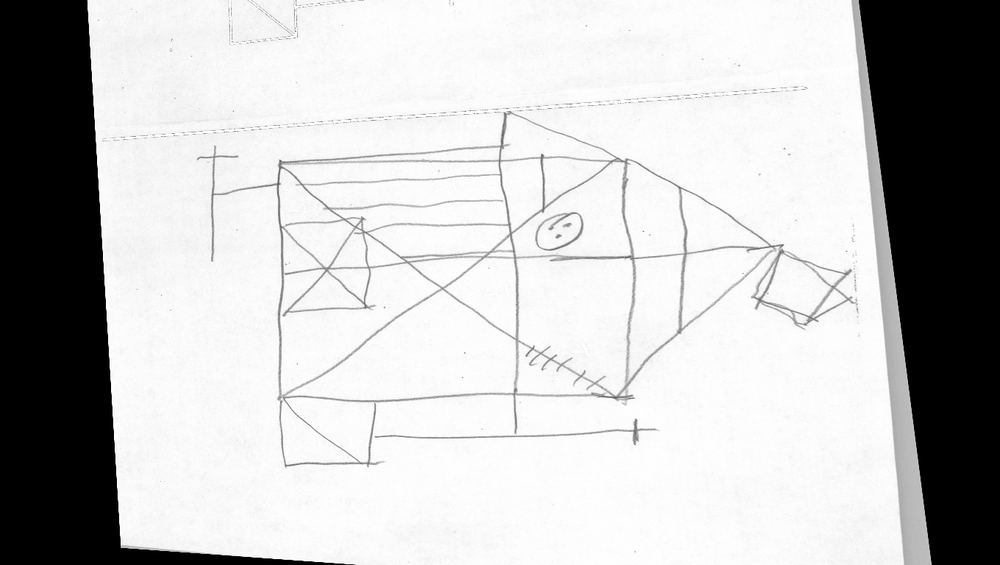
#> input picture AGO2018.png, 1000 x 565 px, shrunk from 1360 x 768 before the run
$ python edgeDetection.py
#> lines starting #> are read from the running program, lines starting #| are printed output that depends on the picture; after the words box and inside, x2 and y2 are one past the last pixel; in counts of white or black regions, pixels touching at a corner belong together
import numpy as np
import cv2
from matplotlib import pyplot as plt


def maxDeviationThresh(hist):
    maximum = max(hist)
    index_max = list(hist).index(maximum)
    index_min = 0
    for i in range(index_max, -1, -1):
        if not hist[i] and i < index_max - 1:
            index_min = i
            break
    distances = []
    x1 = index_min
    y1 = hist[index_min]
    x2 = index_max
    y2 = hist[index_max]
    for i in range(index_min + 1, index_max):
        x0 = i
        y0 = hist[i]
        distance = np.abs((y2 - y1) * x0 - (x2 - x1) * y0 + x2 * y1 - y2 * x1) / np.sqrt(
            (y2 - y1) ** 2 + (x2 - x1) ** 2)
        distances.append(distance)

    T_index = distances.index(max(distances))
    return T_index + index_min


def extractDrawing(img):
    dst = cv2.bilateralFilter(img, 10, sigmaColor=15, sigmaSpace=15)
    max_occ = np.bincount(dst[dst > 0]).argmax()
    mask = dst == 0
    dst[mask] = max_occ
    hist, _ = np.histogram(dst.flatten(), range(257))
    thresh_val = maxDeviationThresh(hist)
    threshed = np.ones(dst.shape, np.uint8)*255
    mask = dst < thresh_val
    threshed[mask] = 0
    return threshed

if __name__ == '__main__':
    img = cv2.imread('../AGO2018.png', cv2.IMREAD_GRAYSCALE)
#> img is the input picture: shape (565, 1000); min 0, max 255, mean 193.3
    cv2.imshow('result', extractDrawing(img))
#> in extractDrawing, `max_occ = np.bincount(dst[dst > 0]).argmax()`: max_occ = 252
#> in extractDrawing, `mask = dst == 0`:
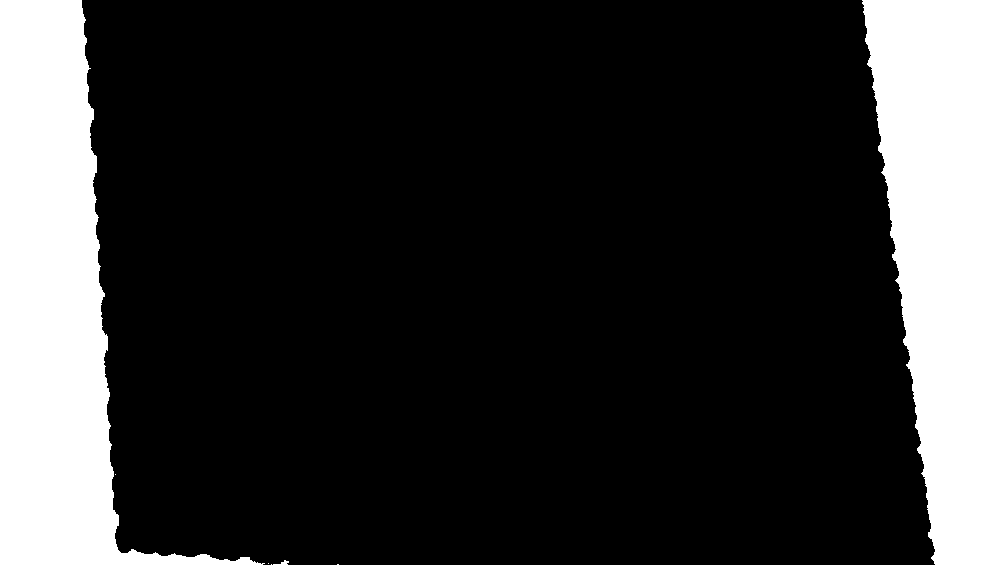
#> mask: shape (565, 1000) bool; 20.5% white; 7 white regions (4 under 20 px), largest, box (x1, y1, x2, y2) and area: (0, 0, 265, 565) 58222, (862, 0, 1000, 565) 57306, (273, 560, 289, 565) 36
#> in extractDrawing, `dst[mask] = max_occ`:
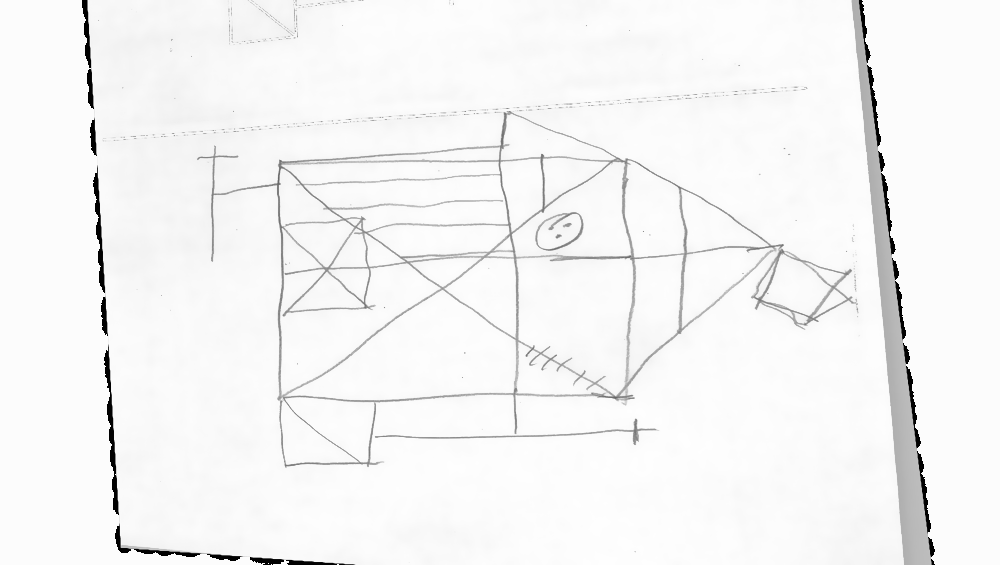
#> dst: shape (565, 1000); min 1, max 254, mean 245
#> in extractDrawing, `hist, _ = np.histogram(dst.flatten(), range(257))`: hist = 256 values, max 204559 at index 252, min 0 at index 0, mean 2207
#> in maxDeviationThresh, `maximum = max(hist)`: maximum = 204559
#> in maxDeviationThresh, `index_max = list(hist).index(maximum)`: index_max = 252
#> in maxDeviationThresh, `y1 = hist[index_min]`: y1 = 0
#> in maxDeviationThresh, `x2 = index_max`: x2 = 252
#> in maxDeviationThresh, `y2 = hist[index_max]`: y2 = 204559
#> the loop in maxDeviationThresh, `for i in range(index_min + 1, index_max):` made 251 passes
#> (y0, distance) on passes 1 to 3: (3949, 3.86), (130, 1.84), (37, 2.95)
#> after the loop in maxDeviationThresh, `for i in range(index_min + 1, index_max):`: distances = 251 values, max 239.7 at index 240, min 1.84 at index 1, mean 124.5
#> in maxDeviationThresh, `T_index = distances.index(max(distances))`: T_index = 240
#> in extractDrawing, `mask = dst < thresh_val`:
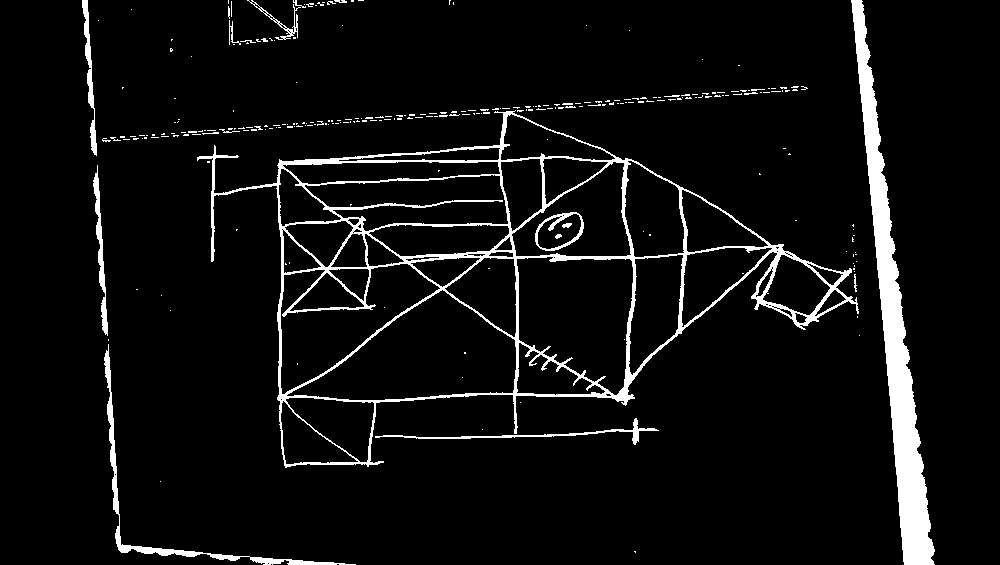
#> mask: shape (565, 1000) bool; 6.1% white; 265 white regions (243 under 20 px), largest, box (x1, y1, x2, y2) and area: (197, 110, 859, 468) 16154, (851, 0, 935, 565) 11382, (104, 344, 356, 565) 1905
    cv2.waitKey(0)

$ run again, with pag03.png copied over AGO2018.png
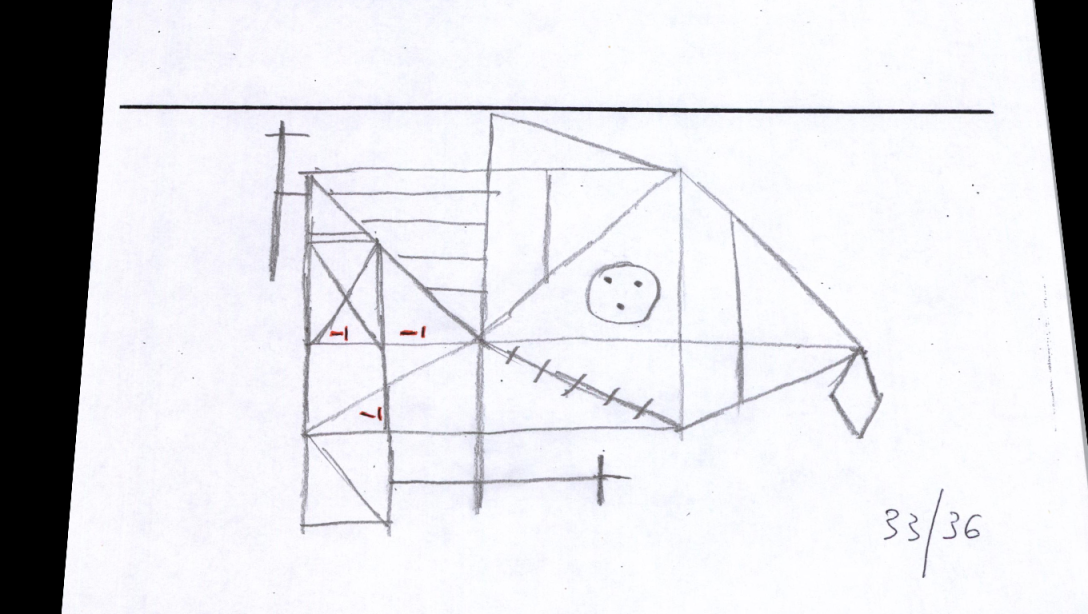
#> input picture pag03.png, 1088 x 614 px
#> max_occ = 251
#> in extractDrawing, `dst[mask] = max_occ`:
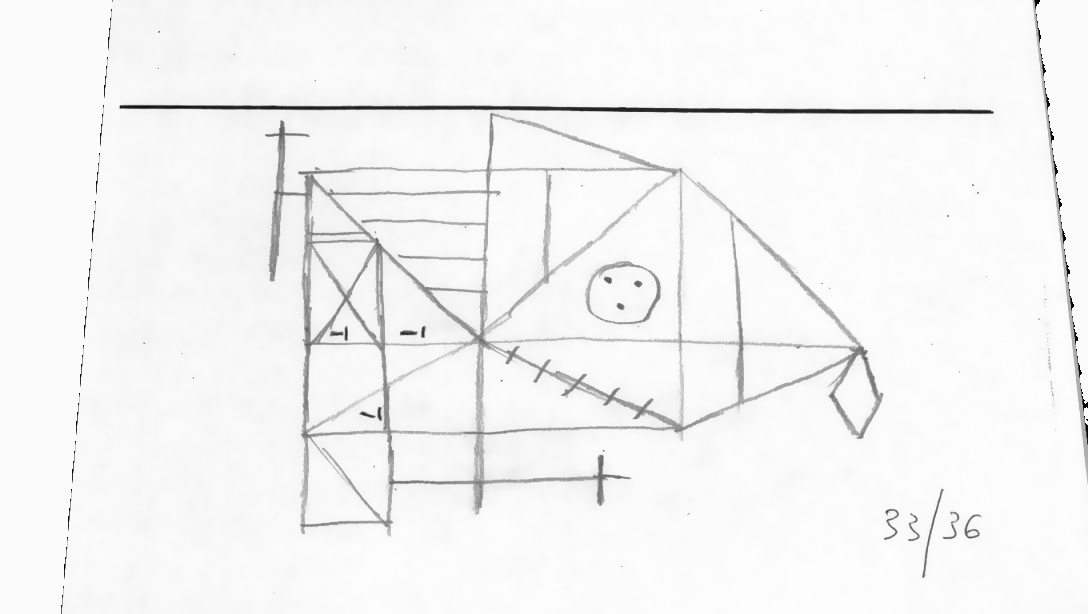
#> dst: shape (614, 1088); min 1, max 254, mean 244.5
#> hist = 256 values, max 185169 at index 251, min 0 at index 0, mean 2609.5
#> maximum = 185169
#> index_max = 251
#> y1 = 0
#> x2 = 251
#> y2 = 185169
#> the loop in maxDeviationThresh, `for i in range(index_min + 1, index_max):` made 250 passes
#> (y0, distance) on passes 1 to 3: (262, 0.645), (22, 1.97), (8, 2.99)
#> after the loop in maxDeviationThresh, `for i in range(index_min + 1, index_max):`: distances = 250 values, max 237.4 at index 239, min 0.645 at index 0, mean 123.6
#> T_index = 239
#> in extractDrawing, `mask = dst < thresh_val`:
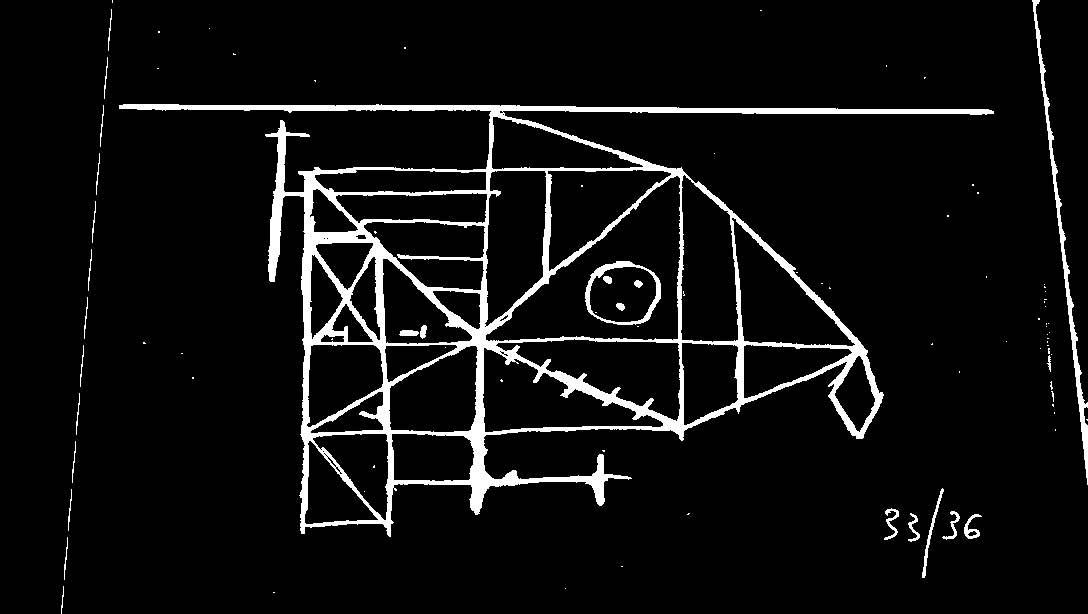
#> mask: shape (614, 1088) bool; 6.3% white; 90 white regions (63 under 20 px), largest, box (x1, y1, x2, y2) and area: (119, 104, 994, 537) 36913, (1032, 0, 1088, 485) 2032, (585, 261, 661, 325) 906

$ run again, with pag03_no_line.png copied over AGO2018.png
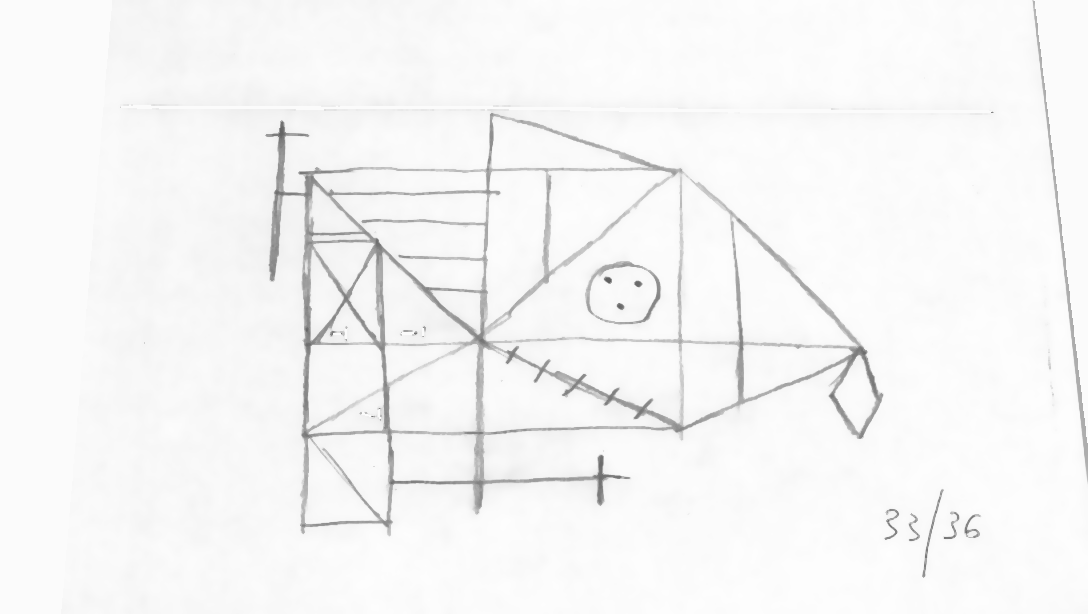
#> input picture pag03_no_line.png, 1088 x 614 px
#> img is the input picture: shape (614, 1088); min 96, max 254, mean 246
#> max_occ = 251
#> hist = 256 values, max 184887 at index 251, min 0 at index 0, mean 2609.5
#> maximum = 184887
#> index_max = 251
#> y1 = 0
#> x2 = 251
#> y2 = 184887
#> the loop in maxDeviationThresh, `for i in range(index_min + 1, index_max):` made 147 passes
#> (y0, distance) on passes 1 to 8: (1, 0.999), (9, 1.99), (8, 2.99), (8, 3.99), (6, 5), (6, 6), (2, 7), (15, 7.99)
#> after the loop in maxDeviationThresh, `for i in range(index_min + 1, index_max):`: distances = 147 values, max 135.5 at index 136, min 0.999 at index 0, mean 72.02
#> T_index = 136
#> thresh_val = 239
#> in extractDrawing, `mask = dst < thresh_val`:
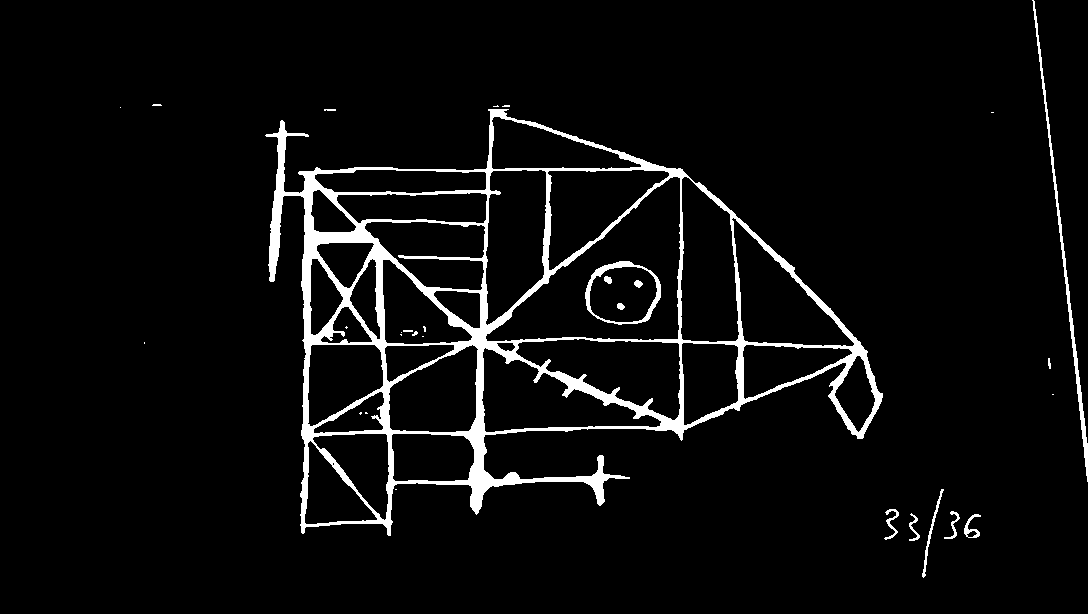
#> mask: shape (614, 1088) bool; 5% white; 30 white regions (16 under 20 px), largest, box (x1, y1, x2, y2) and area: (265, 109, 883, 536) 30030, (1032, 0, 1088, 482) 1449, (585, 261, 661, 325) 819
